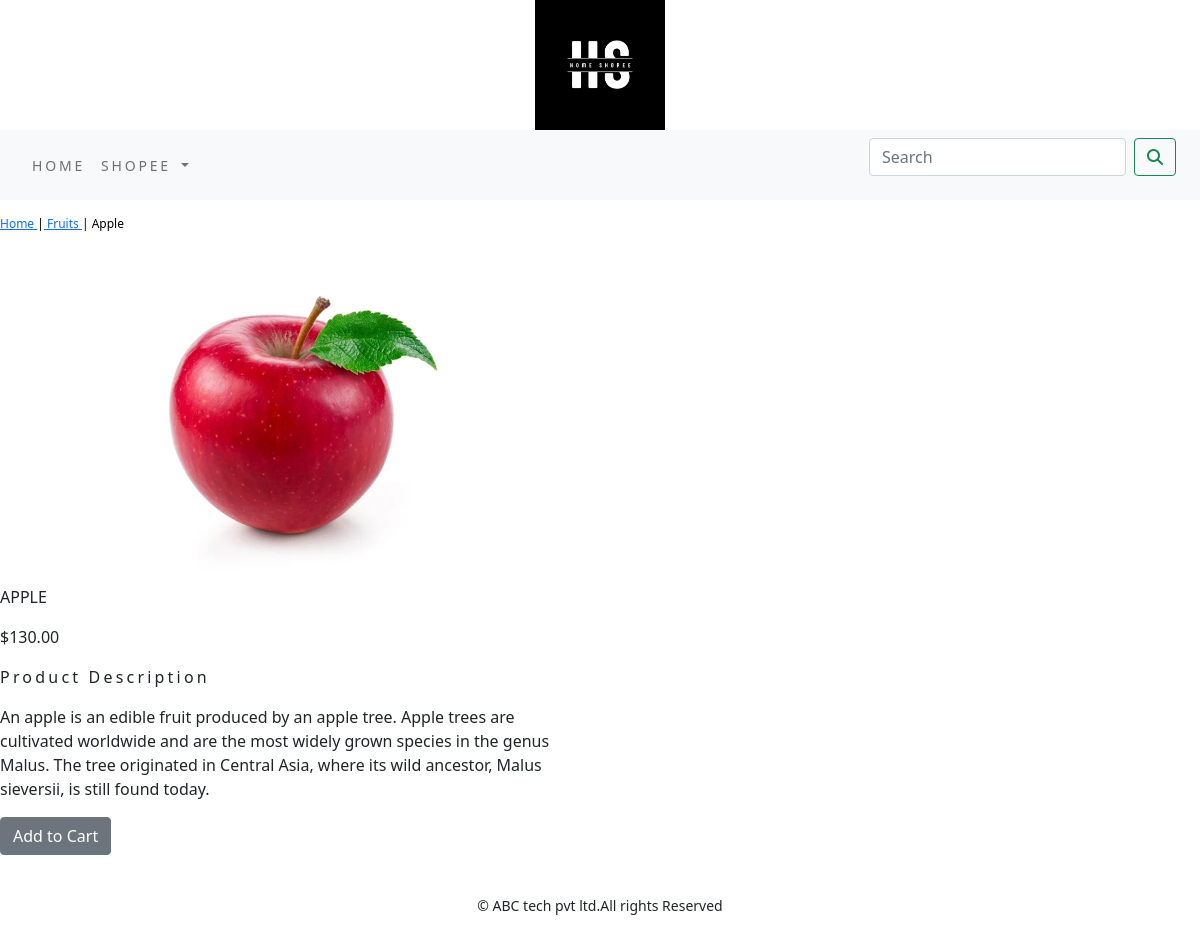
The app's page /shopapp/fruits/apple/ with its own data.
### shopapp/models.py (models this page shows, shortened)
class Product(models.Model):
    name=models.CharField(max_length=250,unique=True)
    slug=models.SlugField(max_length=250,unique=True)
    description=models.TextField(blank=True)
    price=models.DecimalField(max_digits=10,decimal_places=2)
    category=models.ForeignKey(Category,on_delete=models.CASCADE)
    image=models.ImageField(upload_to='product',blank=True)
    stock=models.IntegerField()
    available=models.BooleanField(default=True)
    created=models.DateTimeField(auto_now_add=True)
    updated=models.DateTimeField(auto_now=True)
    class Meta:
        ordering=('name',)
        verbose_name='product'
        verbose_name_plural='products'

class Category(models.Model):
    name=models.CharField(max_length=250,unique=True)
    slug=models.SlugField(max_length=250,unique=True)
    description=models.TextField(blank=True)
    image=models.ImageField(upload_to='category',blank=True)
    class Meta:
        ordering=('name',)
        verbose_name='category'
        verbose_name_plural='categories'
    def get_url(self):
        return reverse('shopapp:product_by_category',args=[self.slug])
    def __str__(self):
        return '{}'.format(self.name)

### shopapp/views.py (the view)
# urls.py: path('<slug:c_slug>/<slug:product_slug>/',views.proDetail,name='prodCatdetail'),
def proDetail(request,c_slug,product_slug):
    try:
        product=Product.objects.get(category__slug=c_slug,slug=product_slug)
    except Exception as e:
        raise e
    return render(request,'product.html',{'product':product})

### cartapp/context_processors.py (called while the page is built)
def counter(request):
    item_count=0
    if 'admin' in request.path:
        return {}
    else:
        try:
            cart=Cart.objects.filter(cart_id=_cart_id(request))
            car_items=CartItem.objects.all().filter(cart=cart[:1])
            for cart_item in car_items:
                item_count += cart_item.quantity
        except Cart.DoesNotExist:
            item_count = 0
    return dict(item_count=item_count)

### cartapp/views.py (called while the page is built)
def _cart_id(request):
    cart=request.session.session_key
    if not cart:
        cart=request.session.create()
    return cart

### shopapp/context_processors.py (called while the page is built)
def menu_links(request):
    links=Category.objects.all()
    return dict(links=links)

### templates/product.html (shortened to what this page needs)
{% extends 'base.html' %}
{% load static %}
{% block content %}
<div class="row my_prod_row_class">
    <div class="mx_auto">
        <p><a href="{% url 'shopapp:allProdCat' %}"> Home </a>|<a href="{{product.category.get_url}}"> {{product.category}} </a>| {{product.name}} </p>
    </div>
    <div class="container">
        <br>
    <div class="row">
    <div class="col-12 col-sm-12 col-md-12 col-lg-6 text-center">
        <div   style="min-width:18rem">
            <img  src="{{product.image.url}} " alt="{{product.name}}" style="width:300px; height:300px">
        </div>
    </div>
        <div>
        <div class="col-12 col-sm-12 col-md-12 col-lg-6">
            <div>
            <h1 class="my_prod_title">{{product.name}}</h1>
            <p>${{product.price}}</p>
            <p class="my_title">Product Description</p>
            <p class="text_justify my_prod_text">{{product.description}}</p>
            {% if product.stock <= 0 %}
            <p class="text-justify my_prod_text"><b>Out of stock</b></p>
            {% else %}
            <a class="btn btn-secondary" href="{% url 'cartapp:add_cart' product.id %}">Add to Cart</a>
            {% endif %}
        </div>
        </div>
    </div>
</div>
    </div>
</div>
{% endblock %}

### static/css/costom.css (style rules this page uses)
body { font-family: 'Quicksand', sans-serif; }
.my_title { font-size:16px; text_transform:uppercase; letter-spacing:.2em; }
.my_prod_row_class { padding-top:15px; padding-bottom:20px; }
.my_prod_row_class .mx_auto { color:#000; font-size:12px; text-decorations:none; }
.my_prod_title { font-size:16px; text-transform:uppercase; letter-spacing.2em; padding-top:15px; padding-bottom:10px; }
.my_prod_text { padding-right:20px; }

### records on screen
Product: category "Fruits", name "Apple", image (picture), name "APPLE", price "130.00", description "An apple is an edible fruit produced by an apple tree. Apple trees are cultivated worldwide and are the most widely grown species in the genus Malus. The tree originated in Central Asia, where its wild ancestor, Malus sieversii, is still found today."
